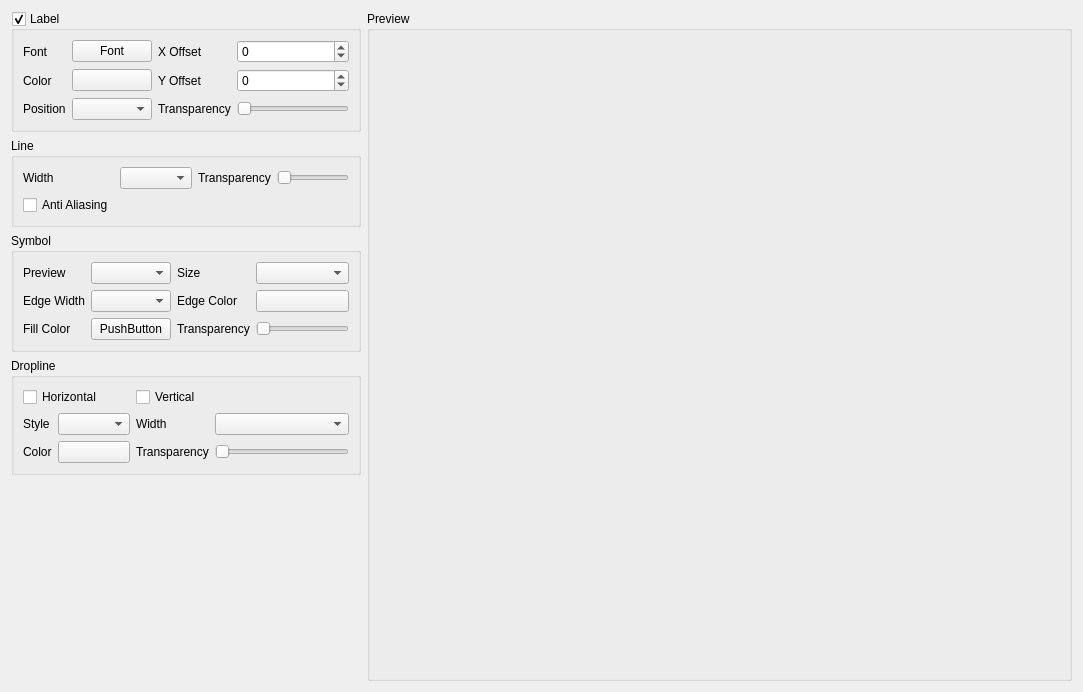
<?xml version="1.0" encoding="UTF-8"?>
<ui version="4.0">
 <class>CurveSettings</class>
 <widget class="QWidget" name="CurveSettings">
  <property name="geometry">
   <rect>
    <x>0</x>
    <y>0</y>
    <width>1083</width>
    <height>692</height>
   </rect>
  </property>
  <property name="windowTitle">
   <string>Form</string>
  </property>
  <layout class="QGridLayout" name="gridLayout_2">
   <item row="0" column="0">
    <layout class="QGridLayout" name="gridLayout">
     <item row="1" column="0">
      <widget class="QGroupBox" name="labelGroupBox">
       <property name="minimumSize">
        <size>
         <width>0</width>
         <height>0</height>
        </size>
       </property>
       <property name="maximumSize">
        <size>
         <width>350</width>
         <height>16777215</height>
        </size>
       </property>
       <property name="title">
        <string>Label</string>
       </property>
       <property name="checkable">
        <bool>true</bool>
       </property>
       <layout class="QGridLayout" name="gridLayout_11">
        <item row="0" column="0">
         <layout class="QGridLayout" name="gridLayout_10">
          <item row="0" column="0">
           <widget class="QLabel" name="label_11">
            <property name="text">
             <string>Font</string>
            </property>
           </widget>
          </item>
          <item row="0" column="1">
           <widget class="GuiUtils::FontPushButton" name="labelFontButton">
            <property name="text">
             <string>Font</string>
            </property>
           </widget>
          </item>
          <item row="0" column="2">
           <widget class="QLabel" name="label_12">
            <property name="text">
             <string>X Offset</string>
            </property>
           </widget>
          </item>
          <item row="0" column="3">
           <widget class="QSpinBox" name="labelOffsetXSpinBox">
            <property name="minimum">
             <number>-99</number>
            </property>
           </widget>
          </item>
          <item row="1" column="0">
           <widget class="QLabel" name="label_13">
            <property name="text">
             <string>Color</string>
            </property>
           </widget>
          </item>
          <item row="1" column="1">
           <widget class="GuiUtils::ColorPushButton" name="labelColorButton">
            <property name="text">
             <string/>
            </property>
           </widget>
          </item>
          <item row="1" column="2">
           <widget class="QLabel" name="label_14">
            <property name="text">
             <string>Y Offset</string>
            </property>
           </widget>
          </item>
          <item row="1" column="3">
           <widget class="QSpinBox" name="labelOffsetYSpinBox">
            <property name="minimum">
             <number>-99</number>
            </property>
           </widget>
          </item>
          <item row="2" column="0">
           <widget class="QLabel" name="label_15">
            <property name="text">
             <string>Position</string>
            </property>
           </widget>
          </item>
          <item row="2" column="1">
           <widget class="QComboBox" name="labelPositionCombo"/>
          </item>
          <item row="2" column="2">
           <widget class="QLabel" name="label_16">
            <property name="text">
             <string>Transparency</string>
            </property>
           </widget>
          </item>
          <item row="2" column="3">
           <widget class="QSlider" name="labelOpacitySlider">
            <property name="orientation">
             <enum>Qt::Horizontal</enum>
            </property>
           </widget>
          </item>
         </layout>
        </item>
       </layout>
      </widget>
     </item>
     <item row="3" column="0">
      <widget class="QGroupBox" name="groupBox_2">
       <property name="maximumSize">
        <size>
         <width>350</width>
         <height>16777215</height>
        </size>
       </property>
       <property name="title">
        <string>Symbol</string>
       </property>
       <layout class="QGridLayout" name="gridLayout_9">
        <item row="0" column="0">
         <layout class="QGridLayout" name="gridLayout_8">
          <item row="2" column="0">
           <widget class="QLabel" name="label_8">
            <property name="text">
             <string>Edge Width</string>
            </property>
           </widget>
          </item>
          <item row="0" column="0">
           <widget class="QLabel" name="label_6">
            <property name="text">
             <string>Preview</string>
            </property>
           </widget>
          </item>
          <item row="0" column="3">
           <widget class="QLabel" name="label_7">
            <property name="text">
             <string>Size</string>
            </property>
           </widget>
          </item>
          <item row="0" column="4">
           <widget class="QComboBox" name="symbolSizeCombo"/>
          </item>
          <item row="0" column="1">
           <widget class="ComDataGui::SymbolComboBox" name="symbolCombo"/>
          </item>
          <item row="2" column="1">
           <widget class="QComboBox" name="symbolWidthCombo"/>
          </item>
          <item row="4" column="4">
           <widget class="QSlider" name="symbolOpacitySlider">
            <property name="orientation">
             <enum>Qt::Horizontal</enum>
            </property>
           </widget>
          </item>
          <item row="4" column="3">
           <widget class="QLabel" name="label_10">
            <property name="text">
             <string>Transparency</string>
            </property>
           </widget>
          </item>
          <item row="4" column="1">
           <widget class="GuiUtils::ColorPushButton" name="symbolColorButton">
            <property name="text">
             <string>PushButton</string>
            </property>
           </widget>
          </item>
          <item row="4" column="0">
           <widget class="QLabel" name="label_9">
            <property name="text">
             <string>Fill Color</string>
            </property>
           </widget>
          </item>
          <item row="2" column="3">
           <widget class="QLabel" name="label">
            <property name="text">
             <string>Edge Color</string>
            </property>
           </widget>
          </item>
          <item row="2" column="4">
           <widget class="GuiUtils::ColorPushButton" name="symbolEdgeColorButton">
            <property name="text">
             <string/>
            </property>
           </widget>
          </item>
         </layout>
        </item>
       </layout>
      </widget>
     </item>
     <item row="2" column="0">
      <widget class="QGroupBox" name="groupBox_4">
       <property name="maximumSize">
        <size>
         <width>350</width>
         <height>16777215</height>
        </size>
       </property>
       <property name="title">
        <string>Line</string>
       </property>
       <layout class="QGridLayout" name="gridLayout_7">
        <item row="0" column="0">
         <layout class="QGridLayout" name="gridLayout_5">
          <item row="0" column="2">
           <widget class="QLabel" name="label_5">
            <property name="text">
             <string>Transparency</string>
            </property>
           </widget>
          </item>
          <item row="0" column="1">
           <widget class="QComboBox" name="lineWidthCombo"/>
          </item>
          <item row="0" column="0">
           <widget class="QLabel" name="label_3">
            <property name="text">
             <string>Width</string>
            </property>
           </widget>
          </item>
          <item row="0" column="3">
           <widget class="QSlider" name="lineOpacitySlider">
            <property name="orientation">
             <enum>Qt::Horizontal</enum>
            </property>
           </widget>
          </item>
          <item row="1" column="0">
           <widget class="QCheckBox" name="antialiasingCheck">
            <property name="text">
             <string>Anti Aliasing</string>
            </property>
           </widget>
          </item>
         </layout>
        </item>
       </layout>
      </widget>
     </item>
     <item row="4" column="0">
      <widget class="QGroupBox" name="groupBox_5">
       <property name="maximumSize">
        <size>
         <width>350</width>
         <height>16777215</height>
        </size>
       </property>
       <property name="title">
        <string>Dropline</string>
       </property>
       <layout class="QGridLayout" name="gridLayout_13">
        <item row="1" column="0" colspan="2">
         <layout class="QGridLayout" name="gridLayout_12">
          <item row="6" column="3">
           <widget class="GuiUtils::ColorPushButton" name="droplineColorButton">
            <property name="text">
             <string/>
            </property>
           </widget>
          </item>
          <item row="2" column="3">
           <widget class="GuiUtils::PenStyleBox" name="droplinePenStyleCombo"/>
          </item>
          <item row="2" column="5">
           <widget class="QComboBox" name="droplineWidthCombo"/>
          </item>
          <item row="2" column="4">
           <widget class="QLabel" name="label_18">
            <property name="text">
             <string>Width</string>
            </property>
           </widget>
          </item>
          <item row="6" column="4">
           <widget class="QLabel" name="label_20">
            <property name="text">
             <string>Transparency</string>
            </property>
           </widget>
          </item>
          <item row="6" column="5">
           <widget class="QSlider" name="droplineOpacitySlider">
            <property name="orientation">
             <enum>Qt::Horizontal</enum>
            </property>
           </widget>
          </item>
          <item row="2" column="2">
           <widget class="QLabel" name="label_17">
            <property name="text">
             <string>Style</string>
            </property>
           </widget>
          </item>
          <item row="6" column="2">
           <widget class="QLabel" name="label_19">
            <property name="text">
             <string>Color</string>
            </property>
           </widget>
          </item>
          <item row="1" column="2" colspan="2">
           <widget class="QCheckBox" name="droplineShowHorizontalCheck">
            <property name="text">
             <string>Horizontal</string>
            </property>
           </widget>
          </item>
          <item row="1" column="4">
           <widget class="QCheckBox" name="droplineShowVerticalCheck">
            <property name="text">
             <string>Vertical</string>
            </property>
           </widget>
          </item>
         </layout>
        </item>
       </layout>
      </widget>
     </item>
     <item row="1" column="1" rowspan="5">
      <widget class="QGroupBox" name="groupBox_6">
       <property name="title">
        <string>Preview</string>
       </property>
       <layout class="QGridLayout" name="gridLayout_6">
        <item row="1" column="0">
         <layout class="QVBoxLayout" name="demoLayout"/>
        </item>
       </layout>
      </widget>
     </item>
     <item row="5" column="0">
      <spacer name="verticalSpacer">
       <property name="orientation">
        <enum>Qt::Vertical</enum>
       </property>
       <property name="sizeHint" stdset="0">
        <size>
         <width>20</width>
         <height>40</height>
        </size>
       </property>
      </spacer>
     </item>
    </layout>
   </item>
  </layout>
 </widget>
 <customwidgets>
  <customwidget>
   <class>GuiUtils::ColorPushButton</class>
   <extends>QPushButton</extends>
   <header>comguiutils/colorpushbutton.h</header>
  </customwidget>
  <customwidget>
   <class>GuiUtils::FontPushButton</class>
   <extends>QPushButton</extends>
   <header>comguiutils/fontpushbutton.h</header>
  </customwidget>
  <customwidget>
   <class>GuiUtils::PenStyleBox</class>
   <extends>QComboBox</extends>
   <header>comguiutils/penstylebox.h</header>
  </customwidget>
  <customwidget>
   <class>ComDataGui::SymbolComboBox</class>
   <extends>QComboBox</extends>
   <header>comdatagui/symbolcombobox.h</header>
  </customwidget>
 </customwidgets>
 <resources/>
 <connections/>
</ui>
